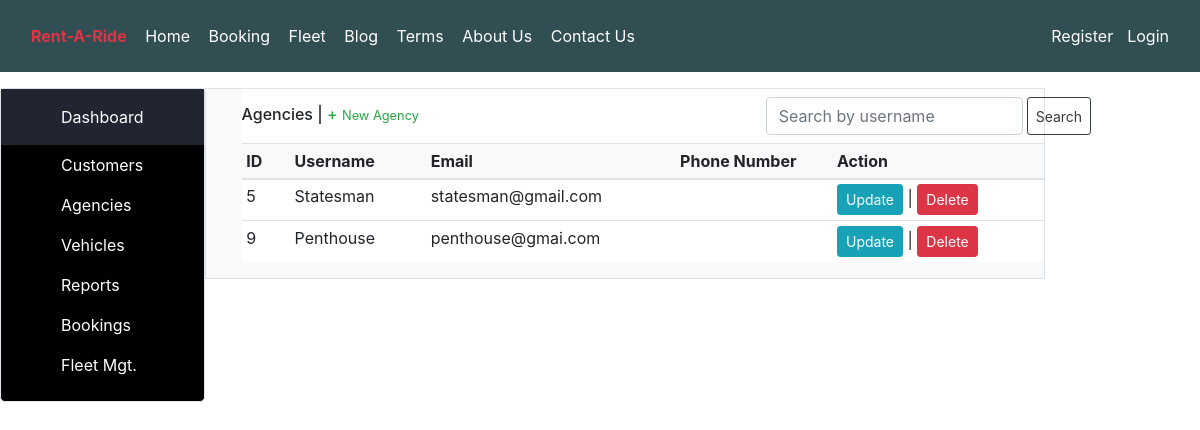
Screenshot of /users/admin/agencies/ with the database file from the repository.
### users/models.py (models this page shows, shortened)
class Agency(models.Model):
    user = models.OneToOneField(CustomUser, on_delete=models.CASCADE, primary_key=True)

class CustomUser(AbstractUser):
    is_agency = models.BooleanField(default=False)
    is_customer = models.BooleanField(default=False)
    location = models.CharField(max_length=100, blank=True, null=True)

### users/views.py (the view)
# urls.py: path('admin/agencies/', views.AdminAgencies.as_view(), name='agencies'),
class AdminAgencies(ListView, LoginRequiredMixin):
    model = Agency
    template_name = 'admin_agencies.html'
    context_object_name = 'agencies'

### templates/admin_agencies.html (shortened to what this page needs)
{% extends 'adminDash.html' %}
{% block dash-items %}
    <div class=" bg-white" style="">
        <h6 class="float-left mt-3 ">Agencies | <a class="text-success" href="{% url 'agency-signup' %}"
                                                    title="Add New agency">+ <small>New Agency</small></a></h6>
        <div class="input-group mt-2 mb-2 w-50 float-right" style="margin-right: -16%">
            <form class="form-row float-right " action="{% url 'agency-search-results' %}" method="get">
                <input type="search" name="q" class="form-control rounded w-75" placeholder="Search by username"
                       aria-label="Search"
                       aria-describedby="search-addon"/>
                <button type="" class="btn btn-sm btn-outline-dark ml-1">Search</button>
            </form>
        </div>
        <table class="table table-sm table-hover">
            <thead class="bg-light">
            <tr>
                <th scope="col" class="">ID</th>
                <th scope="col" class="">Username</th>
                <th scope="col" class="">Email</th>
                <th scope="col" class="">Phone Number</th>
                <th scope="col" class="">Action</th>
            </tr>
            </thead>
            <tbody class="bg-white">
            {% for agency in agencies %}
                <tr class="bg-white">
                    <td class="pr-4">{{ agency.user.id }}</td>
                    <td class="pr-4">{{ agency.user.username }}</td>
                    <td class="pr-4">{{ agency.user.email }}</td>
                    <td class="pr-4">{{ agency.phone_number }}</td>
                    <td class="pr-4"><a href="#" class="text-success">
                        <button class="btn btn-sm btn-info" style="padding-top:-3px;">Update</button>
                    </a> | <a href="{% url 'delete-agency' agency.user.id %}"
                              class="text-danger">
                        <button class="btn btn-sm btn-danger">Delete</button>
                    </a>
                    </td>
                </tr>
            {% endfor %}
            </tbody>
        </table>
    </div>
{% endblock dash-items %}

### rows the page displays
Agency: user.id "5", user.username "Statesman", user.email "statesman@gmail.com"
Agency: user.id "9", user.username "Penthouse", user.email "penthouse@gmai.com"
